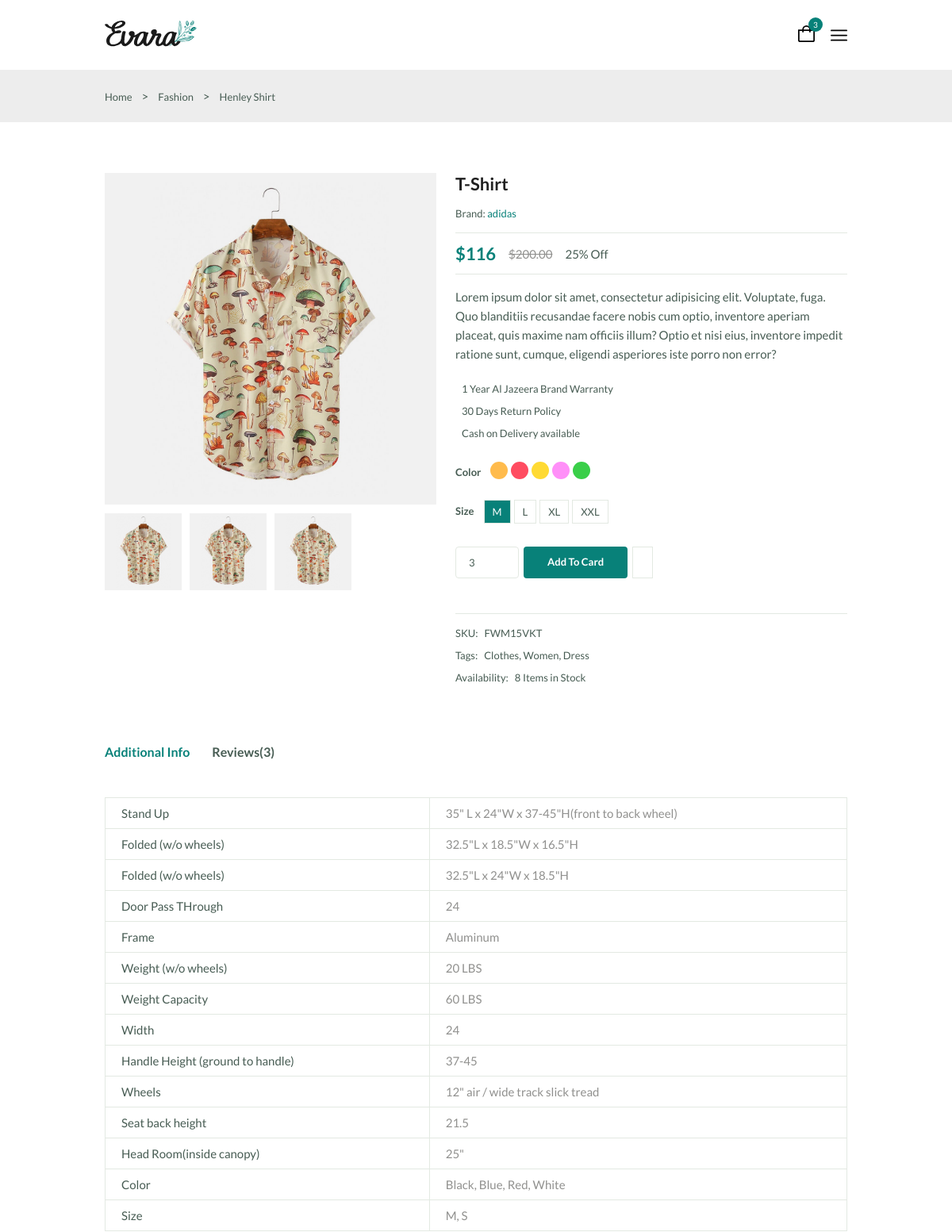
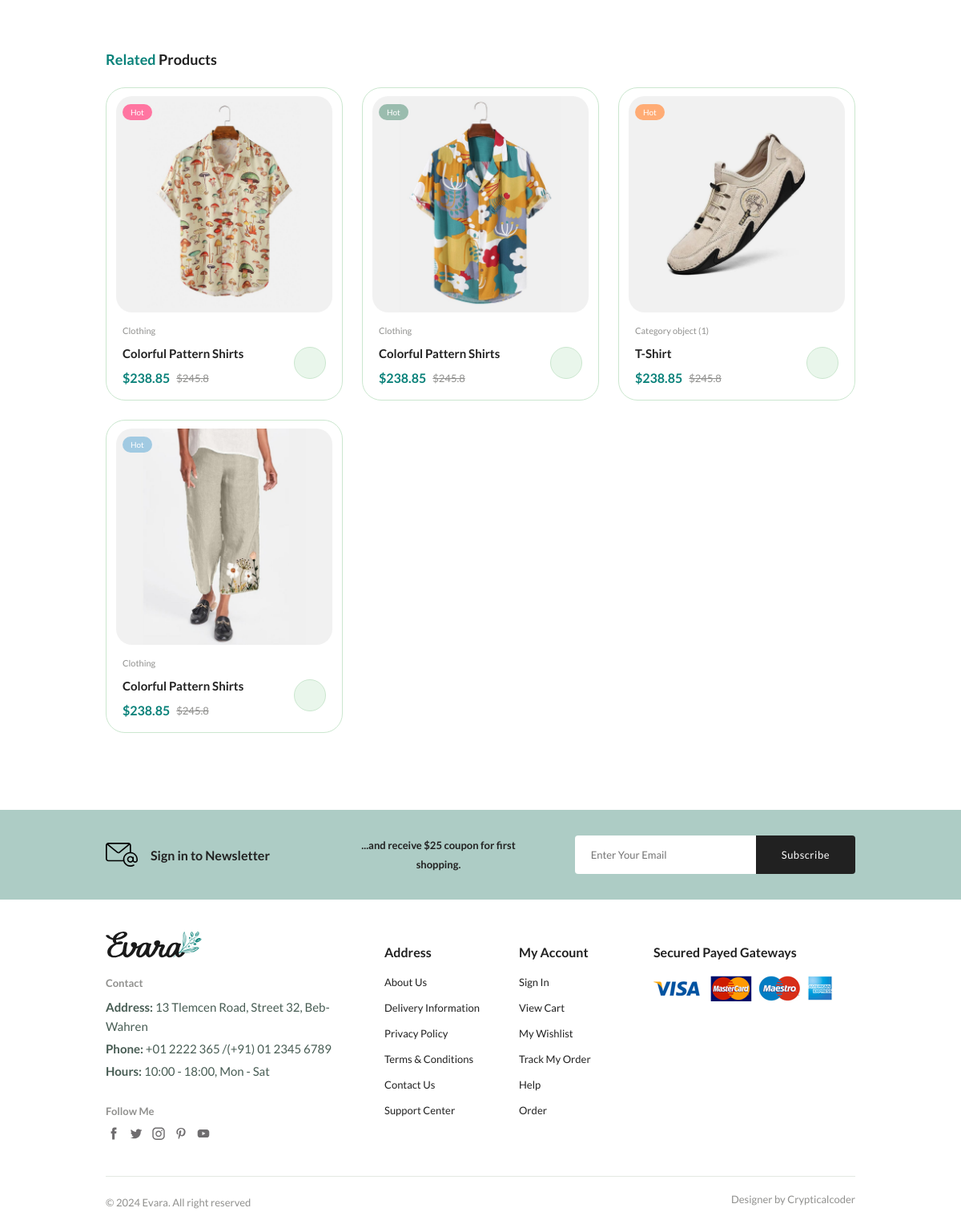
Page /details?pid=1 on the committed database (2 pictures, top to bottom).
### myapp/models.py (models this page shows)
class Product(models.Model):
    category = models.ForeignKey(Category,on_delete=models.CASCADE)
    productname = models.CharField(max_length=20)
    price = models.IntegerField()
    qty = models.IntegerField()
    description=models.TextField()
    productImage=models.ImageField(upload_to="productImage")

class Category(models.Model):
    categoryname = models.CharField(max_length=20)
    categoryimage = models.ImageField(upload_to="categoryImage")

### myapp/views.py (the view)
# urls.py: path("details",details,name="details"),
def details(request):
    product = Product.objects.get(pk=request.GET['pid'])
    return render(request,"details.html",{'product':product})

### myapp/templates/details.html (shortened to what this page needs)
{%extends 'base.html'%}
{%block 'body'%}
      <section class="breadcrumb">
        <ul class="breadcrumb__list flex container">
          <li><a href="index.html" class="breadcrumb__link">Home</a></li>
          <li>></li>
          <li><span class="breadcrumb__link">Fashion</span></li>
          <li>></li>
          <li><span class="breadcrumb__link">Henley Shirt</span></li>
        </ul>
      </section>
      <section class="details section--lg">
        <div class="details__container container grid">
          <div class="details__group">
            <img
              src="media/{{product.productImage}}"
              alt=""
              class="details__img"
            />
            <div class="details__small-images grid">
              <img
                src="media/{{product.productImage}}"
                alt=""
                class="details__small-img"
              />
              <img
                src="media/{{product.productImage}}"
                alt=""
                class="details__small-img"
              />
              <img
                src="media/{{product.productImage}}"
                alt=""
                class="details__small-img"
              />
            </div>
          </div>
          <div class="details__group">
            <h3 class="details__title">{{product.productname| title}}</h3>
            <p class="details__brand">Brand: <span>adidas</span></p>
            <div class="details__price flex">
              <span class="new__price">$116</span>
              <span class="old__price">$200.00</span>
              <span class="save__price">25% Off</span>
            </div>
            <p class="short__description">
              Lorem ipsum dolor sit amet, consectetur adipisicing elit.
              Voluptate, fuga. Quo blanditiis recusandae facere nobis cum optio,
              inventore aperiam placeat, quis maxime nam officiis illum? Optio
              et nisi eius, inventore impedit ratione sunt, cumque, eligendi
              asperiores iste porro non error?
            </p>
            <ul class="products__list">
              <li class="list__item flex">
                 1 Year Al Jazeera Brand Warranty
              </li>
              <li class="list__item flex">
                 30 Days Return Policy
              </li>
              <li class="list__item flex">
                 Cash on Delivery available
              </li>
            </ul>
            <div class="details__color flex">
              <span class="details__color-title">Color</span>
              <ul class="color__list">
                <li>
                  <a
                    href="#"
                    class="color__link"
                    style="background-color: hsl(37, 100%, 65%)"
                  ></a>
                </li>
                <li>
                  <a
                    href="#"
                    class="color__link"
                    style="background-color: hsl(353, 100%, 65%)"
                  ></a>
                </li>
                <li>
                  <a
                    href="#"
                    class="color__link"
                    style="background-color: hsl(49, 100%, 60%)"
                  ></a>
                </li>
                <li>
                  <a
                    href="#"
                    class="color__link"
                    style="background-color: hsl(304, 100%, 78%)"
                  ></a>
                </li>
                <li>
                  <a
                    href="#"
                    class="color__link"
                    style="background-color: hsl(126, 61%, 52%)"
                  ></a>
                </li>
              </ul>
            </div>
            <div class="details__size flex">
              <span class="details__size-title">Size</span>
              <ul class="size__list">
                <li>
                  <a href="#" class="size__link size-active">M</a>
                </li>
                <li>
                  <a href="#" class="size__link">L</a>
                </li>
                <li>
                  <a href="#" class="size__link">XL</a>
                </li>
                <li>
                  <a href="#" class="size__link">XXL</a>
                </li>
              </ul>
            </div>
            <div class="details__action">
              <input type="number" class="quantity" value="3" />
              <a href="#" class="btn btn--sm">Add To Card</a>
              <a href="#" class="details__action-btn">
              </a>
            </div>
            <ul class="details__meta">
              <li class="meta__list flex"><span>SKU:</span>FWM15VKT</li>
              <li class="meta__list flex">
                <span>Tags:</span>Clothes, Women, Dress
              </li>
              <li class="meta__list flex">
                <span>Availability:</span>8 Items in Stock
              </li>
            </ul>
          </div>
        </div>
      </section>
      <section class="details__tab container">
        <div class="detail__tabs">
          <span class="detail__tab active-tab" data-target="#info">
            Additional Info
          </span>
          <span class="detail__tab" data-target="#reviews">Reviews(3)</span>
        </div>
        <div class="details__tabs-content">
          <div class="details__tab-content active-tab" content id="info">
            <table class="info__table">
              <tr>
                <th>Stand Up</th>
                <td>35" L x 24"W x 37-45"H(front to back wheel)</td>
              </tr>
              <tr>
                <th>Folded (w/o wheels)</th>
                <td>32.5"L x 18.5"W x 16.5"H</td>
              </tr>
              <tr>
                <th>Folded (w/o wheels)</th>
                <td>32.5"L x 24"W x 18.5"H</td>
              </tr>
              <tr>
                <th>Door Pass THrough</th>
                <td>24</td>
              </tr>
              <tr>
                <th>Frame</th>
                <td>Aluminum</td>
              </tr>
              <tr>
                <th>Weight (w/o wheels)</th>
                <td>20 LBS</td>
              </tr>
              <tr>
                <th>Weight Capacity</th>
                <td>60 LBS</td>
              </tr>
              <tr>
                <th>Width</th>
                <td>24</td>
              </tr>
              <tr>
                <th>Handle Height (ground to handle)</th>
                <td>37-45</td>
              </tr>
              <tr>
                <th>Wheels</th>
                <td>12" air / wide track slick tread</td>
              </tr>
              <tr>
                <th>Seat back height</th>
                <td>21.5</td>
              </tr>
              <tr>
                <th>Head Room(inside canopy)</th>
                <td>25"</td>
              </tr>
              <tr>
                <th>Color</th>
                <td>Black, Blue, Red, White</td>
              </tr>
              <tr>
                <th>Size</th>
                <td>M, S</td>
              </tr>
            </table>
          </div>
        </div>
      </section>
      <section class="products container section--lg">
        <h3 class="section__title"><span>Related</span> Products</h3>
        <div class="products__container grid">
          <div class="product__item">
            <div class="product__banner">
              <a href="details.html" class="product__images">
              </a>
              <div class="product__badge light-pink">Hot</div>
            </div>
            <div class="product__content">
              <span class="product__category">Clothing</span>
              <a href="details.html">
                <h3 class="product__title">Colorful Pattern Shirts</h3>
              </a>
              <div class="product__price flex">
                <span class="new__price">$238.85</span>
                <span class="old__price">$245.8</span>
              </div>
              <a
                href="#"
                class="action__btn cart__btn"
                aria-label="Add To Cart"
              >
              </a>
            </div>
          </div>
          <div class="product__item">
            <div class="product__banner">
              <a href="details.html" class="product__images">
              </a>
              <div class="product__badge light-green">Hot</div>
            </div>
            <div class="product__content">
              <span class="product__category">Clothing</span>
              <a href="details.html">
                <h3 class="product__title">Colorful Pattern Shirts</h3>
              </a>
              <div class="product__price flex">
                <span class="new__price">$238.85</span>
                <span class="old__price">$245.8</span>
              </div>
              <a
                href="#"
                class="action__btn cart__btn"
                aria-label="Add To Cart"
              >
              </a>
            </div>
          </div>
          <div class="product__item">
            <div class="product__banner">
              <a href="details.html" class="product__images">
              </a>
              <div class="product__badge light-orange">Hot</div>
            </div>
            <div class="product__content">
              <span class="product__category">{{product.category}}</span>
              <a href="details.html">
                <h3 class="product__title">{{product.productname}}</h3>
              </a>
              <div class="product__price flex">
                <span class="new__price">$238.85</span>
                <span class="old__price">$245.8</span>
              </div>
              <a
                href="#"
                class="action__btn cart__btn"
                aria-label="Add To Cart"
              >
              </a>
            </div>
          </div>
          <div class="product__item">
            <div class="product__banner">
              <a href="details.html" class="product__images">
              </a>
              <div class="product__badge light-blue">Hot</div>
            </div>
            <div class="product__content">
              <span class="product__category">Clothing</span>
              <a href="details.html">
                <h3 class="product__title">Colorful Pattern Shirts</h3>
              </a>
              <div class="product__price flex">
                <span class="new__price">$238.85</span>
                <span class="old__price">$245.8</span>
              </div>
              <a
                href="#"
                class="action__btn cart__btn"
                aria-label="Add To Cart"
              >
              </a>
            </div>
          </div>
        </div>
      </section>
     {%endblock 'body'%}

### rows in the picture
Product: productImage (picture), productname "T-Shirt", category "Category object (1)"
